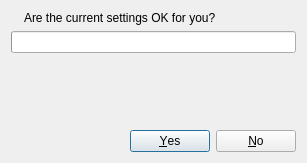
<?xml version="1.0" encoding="UTF-8"?>
<ui version="4.0">
 <class>TimeoutDialog</class>
 <widget class="QDialog" name="TimeoutDialog">
  <property name="geometry">
   <rect>
    <x>0</x>
    <y>0</y>
    <width>307</width>
    <height>163</height>
   </rect>
  </property>
  <property name="windowTitle">
   <string>Settings are changed</string>
  </property>
  <property name="modal">
   <bool>true</bool>
  </property>
  <layout class="QGridLayout" name="gridLayout">
   <item row="0" column="0">
    <widget class="QLabel" name="icon">
     <property name="sizePolicy">
      <sizepolicy hsizetype="Fixed" vsizetype="Fixed">
       <horstretch>0</horstretch>
       <verstretch>0</verstretch>
      </sizepolicy>
     </property>
     <property name="alignment">
      <set>Qt::AlignCenter</set>
     </property>
    </widget>
   </item>
   <item row="0" column="1">
    <widget class="QLabel" name="label">
     <property name="text">
      <string>Are the current settings OK for you?</string>
     </property>
     <property name="margin">
      <number>10</number>
     </property>
    </widget>
   </item>
   <item row="1" column="0" colspan="2">
    <widget class="QProgressBar" name="progressBar">
     <property name="textVisible">
      <bool>false</bool>
     </property>
    </widget>
   </item>
   <item row="2" column="0">
    <widget class="QLabel" name="remainingTime">
     <property name="alignment">
      <set>Qt::AlignCenter</set>
     </property>
     <property name="margin">
      <number>5</number>
     </property>
    </widget>
   </item>
   <item row="3" column="1">
    <layout class="QHBoxLayout" name="horizontalLayout_2">
     <item>
      <spacer name="horizontalSpacer">
       <property name="orientation">
        <enum>Qt::Horizontal</enum>
       </property>
       <property name="sizeHint" stdset="0">
        <size>
         <width>40</width>
         <height>20</height>
        </size>
       </property>
      </spacer>
     </item>
     <item>
      <layout class="QHBoxLayout" name="horizontalLayout">
       <item>
        <widget class="QDialogButtonBox" name="buttonBox_1">
         <property name="orientation">
          <enum>Qt::Horizontal</enum>
         </property>
         <property name="standardButtons">
          <set>QDialogButtonBox::Yes</set>
         </property>
        </widget>
       </item>
       <item>
        <widget class="QDialogButtonBox" name="buttonBox_2">
         <property name="orientation">
          <enum>Qt::Horizontal</enum>
         </property>
         <property name="standardButtons">
          <set>QDialogButtonBox::No</set>
         </property>
        </widget>
       </item>
      </layout>
     </item>
    </layout>
   </item>
  </layout>
 </widget>
 <resources/>
 <connections>
  <connection>
   <sender>buttonBox_1</sender>
   <signal>accepted()</signal>
   <receiver>TimeoutDialog</receiver>
   <slot>accept()</slot>
   <hints>
    <hint type="sourcelabel">
     <x>248</x>
     <y>254</y>
    </hint>
    <hint type="destinationlabel">
     <x>157</x>
     <y>274</y>
    </hint>
   </hints>
  </connection>
  <connection>
   <sender>buttonBox_1</sender>
   <signal>rejected()</signal>
   <receiver>TimeoutDialog</receiver>
   <slot>reject()</slot>
   <hints>
    <hint type="sourcelabel">
     <x>316</x>
     <y>260</y>
    </hint>
    <hint type="destinationlabel">
     <x>286</x>
     <y>274</y>
    </hint>
   </hints>
  </connection>
 </connections>
</ui>
